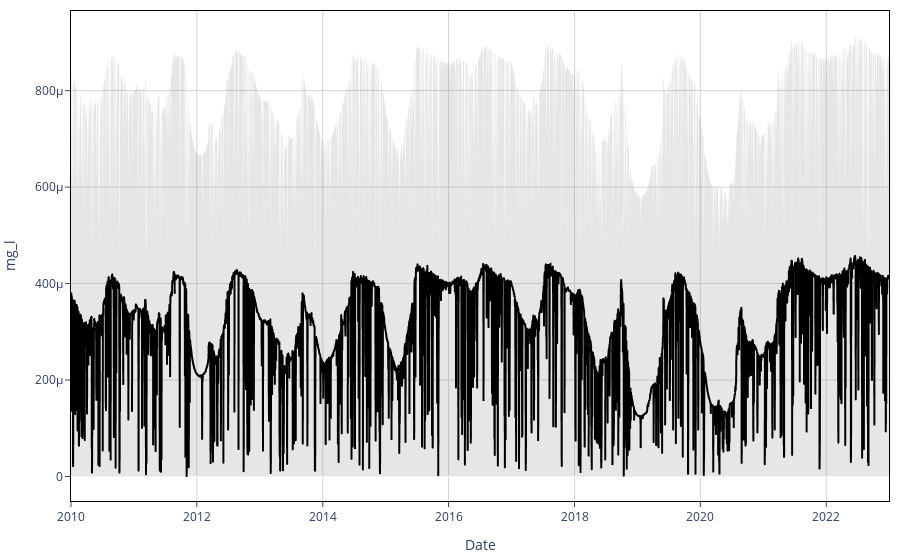

Here is the notebook cell this chart was saved with:
### Code cell
swatpy.plot_channel(81)

### Figure 1 — Plotly figure (JSON) as saved in the notebook; plotly's stock layout.template omitted (floating-point values rounded to 4 significant figures; data arrays with more than 128 entries replaced by an {"elided": "..."} marker saying what was removed)
{"data": [{"hovertemplate": "Date=%{x}<br>mg_l=%{y}<extra></extra>", "legendgroup": "", "line": {"color": "black", "dash": "solid"}, "marker": {"symbol": "circle"}, "mode": "lines", "name": "", "showlegend": false, "type": "scattergl", "x": {"elided": "4748 str values"}, "xaxis": "x", "y": {"elided": "4748 float values"}, "yaxis": "y"}, {"hovertemplate": "fecha=%{x}<br>valor=%{y}<extra></extra>", "legendgroup": "", "line": {"color": "black"}, "marker": {"color": "orange", "line": {"width": 1}, "size": 9, "symbol": "circle"}, "mode": "markers", "name": "", "orientation": "v", "showlegend": false, "type": "scatter", "x": [], "xaxis": "x", "y": [], "yaxis": "y"}, {"line": {"color": "rgba(0,0,0,0)"}, "mode": "lines", "showlegend": false, "type": "scatter", "x": {"elided": "4748 str values"}, "y": {"elided": "4748 float values"}}, {"fill": "tonexty", "fillcolor": "rgba(128, 128, 128, 0.2)", "line": {"color": "rgba(0,0,0,0)"}, "mode": "lines", "name": "95% confidence interval", "type": "scatter", "x": {"elided": "4748 str values"}, "y": {"elided": "4748 float values"}}], "layout": {"legend": {"tracegroupgap": 0}, "margin": {"b": 10, "l": 10, "r": 10, "t": 10}, "plot_bgcolor": "white", "showlegend": false, "xaxis": {"anchor": "y", "domain": [0, 1], "gridcolor": "lightgrey", "linecolor": "black", "mirror": true, "showline": true, "ticks": "outside", "title": {"text": "Date"}}, "yaxis": {"anchor": "x", "domain": [0, 1], "gridcolor": "lightgrey", "linecolor": "black", "mirror": true, "showline": true, "ticks": "outside", "title": {"text": "mg_l"}}}}
